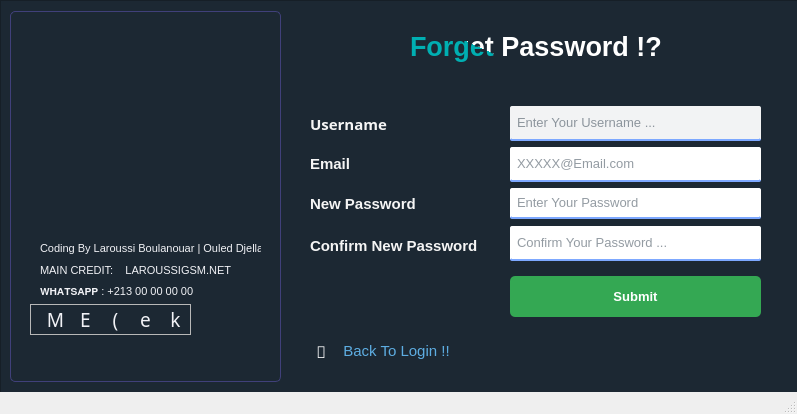
<?xml version="1.0" encoding="UTF-8"?>
<ui version="4.0">
 <class>MainWindow</class>
 <widget class="QMainWindow" name="MainWindow">
  <property name="geometry">
   <rect>
    <x>0</x>
    <y>0</y>
    <width>797</width>
    <height>414</height>
   </rect>
  </property>
  <property name="windowTitle">
   <string>Registration Inventory Management System | https://laroussigsm.net/</string>
  </property>
  <property name="windowIcon">
   <iconset resource="images_rc.qrc">
    <normaloff>:/images/Images/employee.png</normaloff>:/images/Images/employee.png</iconset>
  </property>
  <widget class="QWidget" name="centralwidget">
   <widget class="QFrame" name="Container">
    <property name="geometry">
     <rect>
      <x>0</x>
      <y>0</y>
      <width>801</width>
      <height>401</height>
     </rect>
    </property>
    <property name="font">
     <font>
      <pointsize>7</pointsize>
     </font>
    </property>
    <property name="styleSheet">
     <string notr="true">
QFrame#Container{
background-color: rgb(28, 40, 51);
}</string>
    </property>
    <property name="frameShape">
     <enum>QFrame::StyledPanel</enum>
    </property>
    <property name="frameShadow">
     <enum>QFrame::Plain</enum>
    </property>
    <widget class="QGroupBox" name="groupBox_left">
     <property name="geometry">
      <rect>
       <x>10</x>
       <y>11</y>
       <width>271</width>
       <height>371</height>
      </rect>
     </property>
     <property name="autoFillBackground">
      <bool>false</bool>
     </property>
     <property name="styleSheet">
      <string notr="true">QGroupBox#groupBox_left{
border-radius:5px;
border:1px solid #40407a;
}</string>
     </property>
     <property name="title">
      <string/>
     </property>
     <widget class="QFrame" name="frame_5">
      <property name="geometry">
       <rect>
        <x>20</x>
        <y>293</y>
        <width>161</width>
        <height>31</height>
       </rect>
      </property>
      <property name="styleSheet">
       <string notr="true">background-color: none;</string>
      </property>
      <property name="frameShape">
       <enum>QFrame::StyledPanel</enum>
      </property>
      <property name="frameShadow">
       <enum>QFrame::Raised</enum>
      </property>
      <widget class="QPushButton" name="Telegram_Button">
       <property name="geometry">
        <rect>
         <x>70</x>
         <y>0</y>
         <width>31</width>
         <height>31</height>
        </rect>
       </property>
       <property name="font">
        <font>
         <family>Social Media Circled</family>
         <pointsize>14</pointsize>
        </font>
       </property>
       <property name="cursor">
        <cursorShape>PointingHandCursor</cursorShape>
       </property>
       <property name="styleSheet">
        <string notr="true">QPushButton{
   color: #f1f2f6;
   border:0;
}
QPushButton::pressed{
	padding-left:5px;
	padding-top: 3px;
}</string>
       </property>
       <property name="text">
        <string>(</string>
       </property>
      </widget>
      <widget class="QPushButton" name="WordPress_Button">
       <property name="geometry">
        <rect>
         <x>100</x>
         <y>0</y>
         <width>31</width>
         <height>31</height>
        </rect>
       </property>
       <property name="font">
        <font>
         <family>Social Media Circled</family>
         <pointsize>14</pointsize>
        </font>
       </property>
       <property name="cursor">
        <cursorShape>PointingHandCursor</cursorShape>
       </property>
       <property name="styleSheet">
        <string notr="true">QPushButton{
   color: #f1f2f6;
   border:0;
}
QPushButton::pressed{
	padding-left:5px;
	padding-top: 3px;
}</string>
       </property>
       <property name="text">
        <string>e</string>
       </property>
      </widget>
      <widget class="QPushButton" name="Youtube_Button">
       <property name="geometry">
        <rect>
         <x>10</x>
         <y>0</y>
         <width>31</width>
         <height>31</height>
        </rect>
       </property>
       <property name="font">
        <font>
         <family>Social Media Circled</family>
         <pointsize>14</pointsize>
        </font>
       </property>
       <property name="cursor">
        <cursorShape>PointingHandCursor</cursorShape>
       </property>
       <property name="styleSheet">
        <string notr="true">QPushButton{
   color: #f1f2f6;
   border:0;
}
QPushButton::pressed{
	padding-left:5px;
	padding-top: 3px;
}</string>
       </property>
       <property name="text">
        <string>M</string>
       </property>
      </widget>
      <widget class="QPushButton" name="Mail_Button">
       <property name="geometry">
        <rect>
         <x>130</x>
         <y>0</y>
         <width>31</width>
         <height>31</height>
        </rect>
       </property>
       <property name="font">
        <font>
         <family>Social Media Circled</family>
         <pointsize>14</pointsize>
        </font>
       </property>
       <property name="cursor">
        <cursorShape>PointingHandCursor</cursorShape>
       </property>
       <property name="styleSheet">
        <string notr="true">QPushButton{
   color:#f1f2f6;
   border:0;
}
QPushButton::pressed{
	padding-left:5px;
	padding-top: 3px;
}</string>
       </property>
       <property name="text">
        <string>k</string>
       </property>
      </widget>
      <widget class="QPushButton" name="Facebook_Button">
       <property name="geometry">
        <rect>
         <x>40</x>
         <y>0</y>
         <width>31</width>
         <height>31</height>
        </rect>
       </property>
       <property name="font">
        <font>
         <family>Social Media Circled</family>
         <pointsize>14</pointsize>
        </font>
       </property>
       <property name="cursor">
        <cursorShape>PointingHandCursor</cursorShape>
       </property>
       <property name="styleSheet">
        <string notr="true">QPushButton{
   color: #f1f2f6;
   border:0;
}
QPushButton::pressed{
	padding-left:5px;
	padding-top: 3px;
}</string>
       </property>
       <property name="text">
        <string>E</string>
       </property>
      </widget>
     </widget>
     <widget class="QFrame" name="frame_info">
      <property name="geometry">
       <rect>
        <x>20</x>
        <y>230</y>
        <width>241</width>
        <height>61</height>
       </rect>
      </property>
      <property name="styleSheet">
       <string notr="true">QFrame#frame_info{
border-radius:5px;
background-color:0;
}</string>
      </property>
      <property name="frameShape">
       <enum>QFrame::StyledPanel</enum>
      </property>
      <property name="frameShadow">
       <enum>QFrame::Raised</enum>
      </property>
      <widget class="QLabel" name="label_6">
       <property name="geometry">
        <rect>
         <x>10</x>
         <y>40</y>
         <width>211</width>
         <height>21</height>
        </rect>
       </property>
       <property name="font">
        <font>
         <family>Yu Gothic UI</family>
         <pointsize>8</pointsize>
         <weight>50</weight>
         <bold>false</bold>
        </font>
       </property>
       <property name="styleSheet">
        <string notr="true">color:#f1f2f6;
</string>
       </property>
       <property name="text">
        <string>𝗪𝗛𝗔𝗧𝗦𝗔𝗣𝗣 : +213 00 00 00 00</string>
       </property>
      </widget>
      <widget class="QLabel" name="label_5">
       <property name="geometry">
        <rect>
         <x>10</x>
         <y>19</y>
         <width>211</width>
         <height>21</height>
        </rect>
       </property>
       <property name="font">
        <font>
         <family>Yu Gothic UI</family>
         <pointsize>8</pointsize>
         <weight>50</weight>
         <bold>false</bold>
        </font>
       </property>
       <property name="styleSheet">
        <string notr="true">color: #f1f2f6;
</string>
       </property>
       <property name="text">
        <string>MAIN CREDIT:    LAROUSSIGSM.NET</string>
       </property>
      </widget>
      <widget class="QLabel" name="label_4">
       <property name="geometry">
        <rect>
         <x>10</x>
         <y>-3</y>
         <width>221</width>
         <height>21</height>
        </rect>
       </property>
       <property name="font">
        <font>
         <family>Yu Gothic UI</family>
         <pointsize>8</pointsize>
         <weight>50</weight>
         <bold>false</bold>
        </font>
       </property>
       <property name="styleSheet">
        <string notr="true">color: #f1f2f6;
</string>
       </property>
       <property name="text">
        <string>Coding By Laroussi Boulanouar | Ouled Djellal </string>
       </property>
      </widget>
     </widget>
     <widget class="QWidget" name="widget" native="true">
      <property name="geometry">
       <rect>
        <x>70</x>
        <y>30</y>
        <width>151</width>
        <height>150</height>
       </rect>
      </property>
      <property name="styleSheet">
       <string notr="true">background-image: url(:/images/Images/forgot-password.png);</string>
      </property>
     </widget>
    </widget>
    <widget class="QFrame" name="frame_2">
     <property name="geometry">
      <rect>
       <x>300</x>
       <y>6</y>
       <width>481</width>
       <height>381</height>
      </rect>
     </property>
     <property name="cursor">
      <cursorShape>ArrowCursor</cursorShape>
     </property>
     <property name="styleSheet">
      <string notr="true">QFrame#frame_2{
border-radius:5px;
background-color: 0;
}</string>
     </property>
     <property name="frameShape">
      <enum>QFrame::StyledPanel</enum>
     </property>
     <property name="frameShadow">
      <enum>QFrame::Raised</enum>
     </property>
     <widget class="QPushButton" name="Submit_Btn">
      <property name="geometry">
       <rect>
        <x>210</x>
        <y>270</y>
        <width>251</width>
        <height>41</height>
       </rect>
      </property>
      <property name="font">
       <font>
        <pointsize>10</pointsize>
        <weight>75</weight>
        <bold>true</bold>
        <stylestrategy>PreferDefault</stylestrategy>
        <kerning>false</kerning>
       </font>
      </property>
      <property name="cursor">
       <cursorShape>PointingHandCursor</cursorShape>
      </property>
      <property name="contextMenuPolicy">
       <enum>Qt::NoContextMenu</enum>
      </property>
      <property name="toolTip">
       <string>Laroussi </string>
      </property>
      <property name="styleSheet">
       <string notr="true">QPushButton{
  background-color: rgb(52, 168, 83);
  color: rgb(255, 255, 255);
  border-radius: 5px;
}
QPushButton::pressed{
	padding-left:5px;
	padding-top: 5px;
	background-color: rgb(163, 228, 215);
}</string>
      </property>
      <property name="text">
       <string>Submit</string>
      </property>
     </widget>
     <widget class="QLineEdit" name="Forget_Reg_username">
      <property name="geometry">
       <rect>
        <x>210</x>
        <y>100</y>
        <width>251</width>
        <height>35</height>
       </rect>
      </property>
      <property name="minimumSize">
       <size>
        <width>231</width>
        <height>0</height>
       </size>
      </property>
      <property name="font">
       <font>
        <pointsize>10</pointsize>
        <weight>50</weight>
        <bold>false</bold>
       </font>
      </property>
      <property name="acceptDrops">
       <bool>true</bool>
      </property>
      <property name="styleSheet">
       <string notr="true">background-color: rgb(242, 243, 244);
color: #273746 ;
border: none;
border-bottom: 2px solid rgb(125, 168, 255);
border-radius: 2px;
padding: 5px;
padding-left: 5px;</string>
      </property>
      <property name="frame">
       <bool>true</bool>
      </property>
      <property name="placeholderText">
       <string>Enter Your Username ...</string>
      </property>
     </widget>
     <widget class="QLineEdit" name="Forget_Reg_email">
      <property name="geometry">
       <rect>
        <x>210</x>
        <y>141</y>
        <width>251</width>
        <height>35</height>
       </rect>
      </property>
      <property name="minimumSize">
       <size>
        <width>231</width>
        <height>0</height>
       </size>
      </property>
      <property name="font">
       <font>
        <pointsize>10</pointsize>
       </font>
      </property>
      <property name="acceptDrops">
       <bool>true</bool>
      </property>
      <property name="styleSheet">
       <string notr="true">background-color: rgb(255, 255, 255);
color: #273746 ;
border: none;
border-bottom: 2px solid rgb(125, 168, 255);
border-radius: 2px;
padding: 5px;
padding-left: 5px;</string>
      </property>
      <property name="echoMode">
       <enum>QLineEdit::Normal</enum>
      </property>
      <property name="placeholderText">
       <string>XXXXX@Email.com</string>
      </property>
     </widget>
     <widget class="QPushButton" name="back2Login_Button">
      <property name="geometry">
       <rect>
        <x>-4</x>
        <y>333</y>
        <width>201</width>
        <height>23</height>
       </rect>
      </property>
      <property name="font">
       <font>
        <pointsize>11</pointsize>
        <weight>50</weight>
        <bold>false</bold>
       </font>
      </property>
      <property name="cursor">
       <cursorShape>PointingHandCursor</cursorShape>
      </property>
      <property name="styleSheet">
       <string notr="true">QPushButton{
  background-color: 0;
 color: rgb(93, 173, 226);
  border-radius: 5px;
}
QPushButton::pressed{
	padding-left:5px;
	padding-top: 3px;
}</string>
      </property>
      <property name="text">
       <string>Back To Login !!</string>
      </property>
     </widget>
     <widget class="QPushButton" name="pushButton">
      <property name="geometry">
       <rect>
        <x>6</x>
        <y>330</y>
        <width>31</width>
        <height>31</height>
       </rect>
      </property>
      <property name="font">
       <font>
        <family>HoloLens MDL2 Assets</family>
        <pointsize>12</pointsize>
        <weight>75</weight>
        <bold>true</bold>
       </font>
      </property>
      <property name="styleSheet">
       <string notr="true">QPushButton{
  background-color: 0;
	color: rgb(255, 255, 255);
  border-radius: 5px;
}</string>
      </property>
      <property name="text">
       <string></string>
      </property>
      <property name="iconSize">
       <size>
        <width>21</width>
        <height>21</height>
       </size>
      </property>
     </widget>
     <widget class="QPushButton" name="Reg_Show_pass">
      <property name="geometry">
       <rect>
        <x>311</x>
        <y>136</y>
        <width>31</width>
        <height>23</height>
       </rect>
      </property>
      <property name="cursor">
       <cursorShape>PointingHandCursor</cursorShape>
      </property>
      <property name="toolTip">
       <string>Show Password</string>
      </property>
      <property name="styleSheet">
       <string notr="true">QPushButton{
  background-color: 0;
  border-radius:0;
  image: url(:/icons/view.png);
}
QPushButton::pressed{
	padding-left:2px;
	padding-top: 1px;
}</string>
      </property>
      <property name="text">
       <string/>
      </property>
     </widget>
     <widget class="QPushButton" name="Reg_Hide_pass">
      <property name="geometry">
       <rect>
        <x>311</x>
        <y>136</y>
        <width>31</width>
        <height>23</height>
       </rect>
      </property>
      <property name="cursor">
       <cursorShape>PointingHandCursor</cursorShape>
      </property>
      <property name="toolTip">
       <string>Hide Password</string>
      </property>
      <property name="statusTip">
       <string/>
      </property>
      <property name="styleSheet">
       <string notr="true">QPushButton{
  background-color: 0;
  border-radius:0;
image: url(:/icons/hidden.png);
}
QPushButton::pressed{
	padding-left:2px;
	padding-top: 1px;
}</string>
      </property>
      <property name="text">
       <string/>
      </property>
     </widget>
     <widget class="QLabel" name="label_7">
      <property name="geometry">
       <rect>
        <x>10</x>
        <y>110</y>
        <width>91</width>
        <height>16</height>
       </rect>
      </property>
      <property name="font">
       <font>
        <family>PT Simple Bold Ruled</family>
        <pointsize>11</pointsize>
        <weight>75</weight>
        <bold>true</bold>
       </font>
      </property>
      <property name="styleSheet">
       <string notr="true">color: rgb(245, 245, 245);</string>
      </property>
      <property name="text">
       <string>Username</string>
      </property>
     </widget>
     <widget class="QLabel" name="label_9">
      <property name="geometry">
       <rect>
        <x>10</x>
        <y>150</y>
        <width>61</width>
        <height>16</height>
       </rect>
      </property>
      <property name="font">
       <font>
        <pointsize>11</pointsize>
        <weight>75</weight>
        <bold>true</bold>
       </font>
      </property>
      <property name="styleSheet">
       <string notr="true">color: rgb(245, 245, 245);</string>
      </property>
      <property name="text">
       <string>Email</string>
      </property>
     </widget>
     <widget class="QLabel" name="label_11">
      <property name="geometry">
       <rect>
        <x>10</x>
        <y>190</y>
        <width>131</width>
        <height>16</height>
       </rect>
      </property>
      <property name="font">
       <font>
        <pointsize>11</pointsize>
        <weight>75</weight>
        <bold>true</bold>
       </font>
      </property>
      <property name="styleSheet">
       <string notr="true">color: rgb(245, 245, 245);</string>
      </property>
      <property name="text">
       <string>New Password</string>
      </property>
     </widget>
     <widget class="QLineEdit" name="Confirm_Forget_New_password">
      <property name="geometry">
       <rect>
        <x>210</x>
        <y>220</y>
        <width>251</width>
        <height>35</height>
       </rect>
      </property>
      <property name="minimumSize">
       <size>
        <width>231</width>
        <height>0</height>
       </size>
      </property>
      <property name="font">
       <font>
        <pointsize>10</pointsize>
       </font>
      </property>
      <property name="acceptDrops">
       <bool>true</bool>
      </property>
      <property name="styleSheet">
       <string notr="true">background-color: rgb(255, 255, 255);
color: #273746 ;
border: none;
border-bottom: 2px solid rgb(125, 168, 255);
border-radius: 2px;
padding: 5px;
padding-left: 5px;</string>
      </property>
      <property name="echoMode">
       <enum>QLineEdit::Password</enum>
      </property>
      <property name="placeholderText">
       <string>Confirm Your Password ...</string>
      </property>
     </widget>
     <widget class="QLabel" name="label_12">
      <property name="geometry">
       <rect>
        <x>10</x>
        <y>230</y>
        <width>181</width>
        <height>20</height>
       </rect>
      </property>
      <property name="font">
       <font>
        <pointsize>11</pointsize>
        <weight>75</weight>
        <bold>true</bold>
       </font>
      </property>
      <property name="styleSheet">
       <string notr="true">color: rgb(245, 245, 245);</string>
      </property>
      <property name="text">
       <string>Confirm New Password</string>
      </property>
     </widget>
     <widget class="QLabel" name="label_13">
      <property name="geometry">
       <rect>
        <x>110</x>
        <y>10</y>
        <width>271</width>
        <height>61</height>
       </rect>
      </property>
      <property name="font">
       <font>
        <family>MS Shell Dlg 2</family>
        <pointsize>20</pointsize>
        <weight>75</weight>
        <bold>true</bold>
       </font>
      </property>
      <property name="styleSheet">
       <string notr="true">background-color: 0;
color: qlineargradient(spread:pad, x1:0.961, y1:0.091, x2:1, y2:0.00568182, stop:0.409091 rgba(0, 175, 178, 255), stop:1 rgba(255, 255, 255, 255));</string>
      </property>
      <property name="text">
       <string>Forget Password !?</string>
      </property>
     </widget>
     <widget class="QPushButton" name="Hide_Forget_pass">
      <property name="geometry">
       <rect>
        <x>420</x>
        <y>183</y>
        <width>28</width>
        <height>23</height>
       </rect>
      </property>
      <property name="cursor">
       <cursorShape>PointingHandCursor</cursorShape>
      </property>
      <property name="toolTip">
       <string>Hide Password</string>
      </property>
      <property name="statusTip">
       <string/>
      </property>
      <property name="styleSheet">
       <string notr="true">QPushButton{
  background-color: 0;
  border-radius:0;
	background-image: url(:/images/Images/hidden.png);
}
QPushButton::pressed{
	padding-left:2px;
	padding-top: 1px;
}</string>
      </property>
      <property name="text">
       <string/>
      </property>
     </widget>
     <widget class="QPushButton" name="Show_Forget_pass">
      <property name="geometry">
       <rect>
        <x>420</x>
        <y>183</y>
        <width>28</width>
        <height>23</height>
       </rect>
      </property>
      <property name="cursor">
       <cursorShape>PointingHandCursor</cursorShape>
      </property>
      <property name="toolTip">
       <string>Show Password</string>
      </property>
      <property name="styleSheet">
       <string notr="true">QPushButton{
  background-color: 0;
  border-radius:0;
	background-image: url(:/images/Images/view.png);
}
QPushButton::pressed{
	padding-left:2px;
	padding-top: 1px;
}</string>
      </property>
      <property name="text">
       <string/>
      </property>
     </widget>
     <widget class="QLineEdit" name="Forget_New_password">
      <property name="geometry">
       <rect>
        <x>210</x>
        <y>182</y>
        <width>251</width>
        <height>31</height>
       </rect>
      </property>
      <property name="minimumSize">
       <size>
        <width>231</width>
        <height>0</height>
       </size>
      </property>
      <property name="font">
       <font>
        <pointsize>10</pointsize>
       </font>
      </property>
      <property name="acceptDrops">
       <bool>true</bool>
      </property>
      <property name="styleSheet">
       <string notr="true">background-color: rgb(255, 255, 255);
color: #273746 ;
border: none;
border-bottom: 2px solid rgb(125, 168, 255);
border-radius: 2px;
padding: 5px;
padding-left: 5px;</string>
      </property>
      <property name="echoMode">
       <enum>QLineEdit::Password</enum>
      </property>
      <property name="placeholderText">
       <string>Enter Your Password</string>
      </property>
     </widget>
     <widget class="QPushButton" name="Hide_CForget_pass">
      <property name="geometry">
       <rect>
        <x>420</x>
        <y>222</y>
        <width>28</width>
        <height>23</height>
       </rect>
      </property>
      <property name="cursor">
       <cursorShape>PointingHandCursor</cursorShape>
      </property>
      <property name="toolTip">
       <string>Hide Password</string>
      </property>
      <property name="statusTip">
       <string/>
      </property>
      <property name="styleSheet">
       <string notr="true">QPushButton{
  background-color: 0;
  border-radius:0;
	background-image: url(:/images/Images/hidden.png);
}
QPushButton::pressed{
	padding-left:2px;
	padding-top: 1px;
}</string>
      </property>
      <property name="text">
       <string/>
      </property>
     </widget>
     <widget class="QPushButton" name="Show_CForget_pass">
      <property name="geometry">
       <rect>
        <x>420</x>
        <y>222</y>
        <width>28</width>
        <height>23</height>
       </rect>
      </property>
      <property name="cursor">
       <cursorShape>PointingHandCursor</cursorShape>
      </property>
      <property name="toolTip">
       <string>Show Password</string>
      </property>
      <property name="styleSheet">
       <string notr="true">QPushButton{
  background-color: 0;
  border-radius:0;
	background-image: url(:/images/Images/view.png);
}
QPushButton::pressed{
	padding-left:2px;
	padding-top: 1px;
}</string>
      </property>
      <property name="text">
       <string/>
      </property>
     </widget>
     <zorder>Confirm_Forget_New_password</zorder>
     <zorder>Show_CForget_pass</zorder>
     <zorder>Forget_New_password</zorder>
     <zorder>Show_Forget_pass</zorder>
     <zorder>Submit_Btn</zorder>
     <zorder>Forget_Reg_username</zorder>
     <zorder>Forget_Reg_email</zorder>
     <zorder>back2Login_Button</zorder>
     <zorder>pushButton</zorder>
     <zorder>Reg_Show_pass</zorder>
     <zorder>Reg_Hide_pass</zorder>
     <zorder>label_7</zorder>
     <zorder>label_9</zorder>
     <zorder>label_11</zorder>
     <zorder>label_12</zorder>
     <zorder>label_13</zorder>
     <zorder>Hide_Forget_pass</zorder>
     <zorder>Hide_CForget_pass</zorder>
    </widget>
   </widget>
  </widget>
  <widget class="QStatusBar" name="statusbar"/>
 </widget>
 <resources>
  <include location="images_rc.qrc"/>
 </resources>
 <connections/>
</ui>
